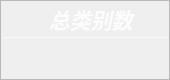
                   <widget class="QFrame" name="Class_QF">
                    <property name="minimumSize">
                     <size>
                      <width>170</width>
                      <height>80</height>
                     </size>
                    </property>
                    <property name="maximumSize">
                     <size>
                      <width>170</width>
                      <height>80</height>
                     </size>
                    </property>
                    <property name="toolTipDuration">
                     <number>0</number>
                    </property>
                    <property name="styleSheet">
                     <string notr="true">QFrame#Class_QF{
color: rgb(255, 255, 255);
border-radius: 15px;
background-color: qradialgradient(cx:0, cy:0, radius:1, fx:0.1, fy:0.1, stop:0 rgb(162, 129, 247),  stop:1 rgb(119, 111, 252));
border: 1px outset rgb(98, 91, 213);
}
</string>
                    </property>
                    <property name="frameShape">
                     <enum>QFrame::StyledPanel</enum>
                    </property>
                    <property name="frameShadow">
                     <enum>QFrame::Raised</enum>
                    </property>
                    <layout class="QVBoxLayout" name="verticalLayout_7" stretch="0,2,1">
                     <property name="spacing">
                      <number>0</number>
                     </property>
                     <property name="leftMargin">
                      <number>0</number>
                     </property>
                     <property name="topMargin">
                      <number>0</number>
                     </property>
                     <property name="rightMargin">
                      <number>0</number>
                     </property>
                     <property name="bottomMargin">
                      <number>0</number>
                     </property>
                     <item>
                      <widget class="QFrame" name="Class_top">
                       <property name="styleSheet">
                        <string notr="true">border:none</string>
                       </property>
                       <property name="frameShape">
                        <enum>QFrame::StyledPanel</enum>
                       </property>
                       <property name="frameShadow">
                        <enum>QFrame::Raised</enum>
                       </property>
                       <layout class="QHBoxLayout" name="horizontalLayout_6">
                        <property name="spacing">
                         <number>0</number>
                        </property>
                        <property name="leftMargin">
                         <number>0</number>
                        </property>
                        <property name="topMargin">
                         <number>3</number>
                        </property>
                        <property name="rightMargin">
                         <number>0</number>
                        </property>
                        <property name="bottomMargin">
                         <number>3</number>
                        </property>
                        <item>
                         <widget class="QLabel" name="label_5">
                          <property name="maximumSize">
                           <size>
                            <width>16777215</width>
                            <height>30</height>
                           </size>
                          </property>
                          <property name="font">
                           <font>
                            <family>Segoe UI</family>
                            <pointsize>16</pointsize>
                            <italic>true</italic>
                            <bold>true</bold>
                           </font>
                          </property>
                          <property name="styleSheet">
                           <string notr="true">color: rgba(255, 255, 255,210);
padding-left:12px;
font: 700 italic 16pt &quot;Segoe UI&quot;;</string>
                          </property>
                          <property name="text">
                           <string>总类别数</string>
                          </property>
                          <property name="alignment">
                           <set>Qt::AlignCenter</set>
                          </property>
                          <property name="indent">
                           <number>0</number>
                          </property>
                         </widget>
                        </item>
                       </layout>
                      </widget>
                     </item>
                     <item>
                      <widget class="Line" name="line_2">
                       <property name="maximumSize">
                        <size>
                         <width>16777215</width>
                         <height>1</height>
                        </size>
                       </property>
                       <property name="styleSheet">
                        <string notr="true">background-color: rgba(255, 255, 255, 89);</string>
                       </property>
                       <property name="orientation">
                        <enum>Qt::Horizontal</enum>
                       </property>
                      </widget>
                     </item>
                     <item>
                      <widget class="QFrame" name="Class_bottom">
                       <property name="styleSheet">
                        <string notr="true">border:none</string>
                       </property>
                       <property name="frameShape">
                        <enum>QFrame::StyledPanel</enum>
                       </property>
                       <property name="frameShadow">
                        <enum>QFrame::Raised</enum>
                       </property>
                       <layout class="QVBoxLayout" name="verticalLayout_8">
                        <property name="spacing">
                         <number>0</number>
                        </property>
                        <property name="leftMargin">
                         <number>0</number>
                        </property>
                        <property name="topMargin">
                         <number>6</number>
                        </property>
                        <property name="rightMargin">
                         <number>0</number>
                        </property>
                        <property name="bottomMargin">
                         <number>6</number>
                        </property>
                        <item alignment="Qt::AlignTop">
                         <widget class="QLabel" name="Class_num">
                          <property name="minimumSize">
                           <size>
                            <width>0</width>
                            <height>30</height>
                           </size>
                          </property>
                          <property name="maximumSize">
                           <size>
                            <width>16777215</width>
                            <height>30</height>
                           </size>
                          </property>
                          <property name="font">
                           <font>
                            <family>Microsoft YaHei UI</family>
                            <pointsize>17</pointsize>
                            <italic>false</italic>
                            <bold>false</bold>
                            <underline>false</underline>
                           </font>
                          </property>
                          <property name="styleSheet">
                           <string notr="true">color: rgb(255, 255, 255);
font: 17pt &quot;Microsoft YaHei UI&quot;;</string>
                          </property>
                          <property name="text">
                           <string/>
                          </property>
                          <property name="alignment">
                           <set>Qt::AlignCenter</set>
                          </property>
                         </widget>
                        </item>
                       </layout>
                      </widget>
                     </item>
                    </layout>
                   </widget>
